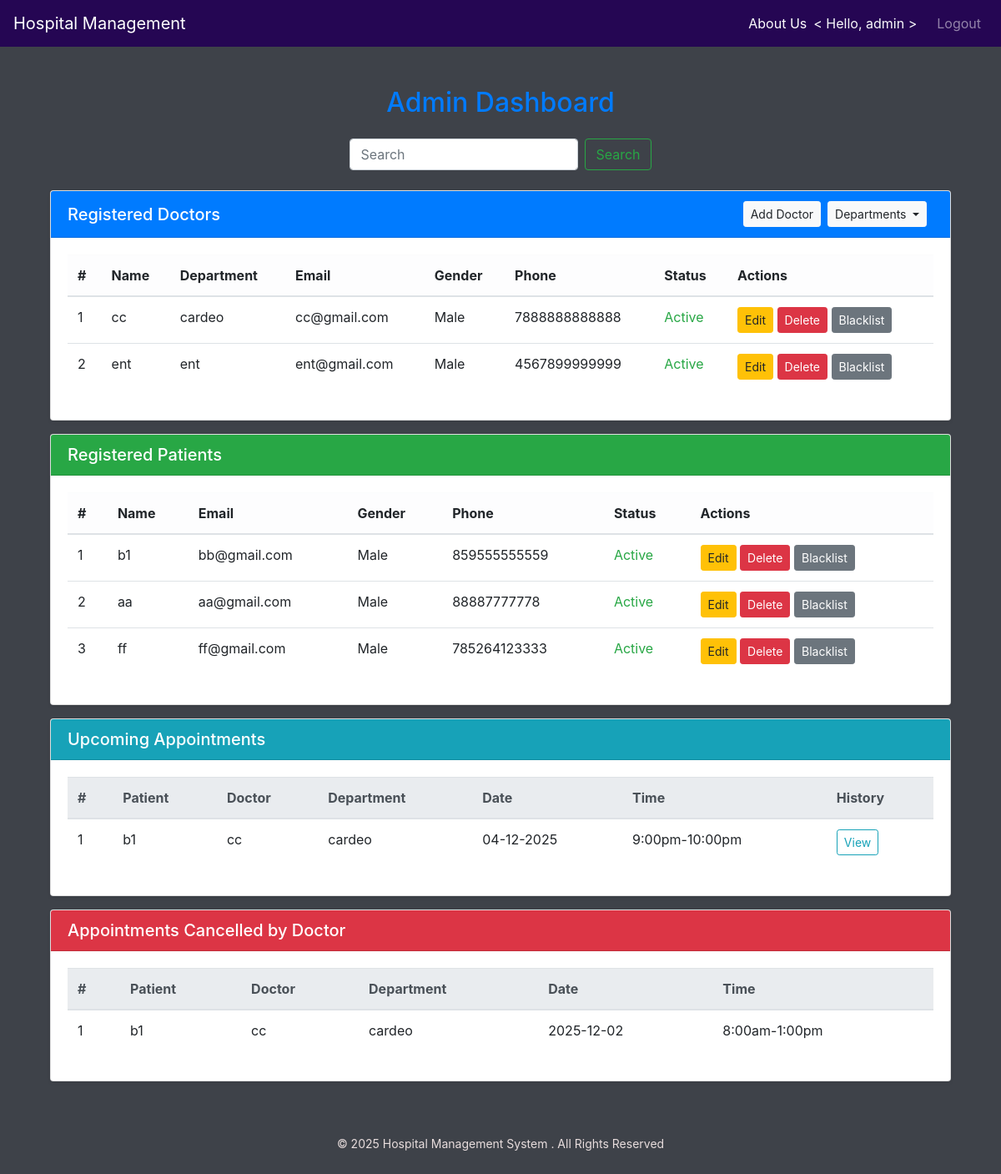
/admin_dash (signed in), run on the app's committed database.
### models.py (models this page shows)
class User(db.Model):
    __tablename__ = 'user'
    id = db.Column(db.Integer, primary_key=True)
    name = db.Column(db.String(50), nullable=False)
    email = db.Column(db.String(100), unique=True, nullable=False)
    password = db.Column(db.String(100), nullable=False)
    role = db.Column(db.String(20), nullable=False)
    phone = db.Column(db.String(15), unique=True)
    aadhar = db.Column(db.String(12), unique=True)
    address = db.Column(db.String(150))
    dob = db.Column(db.Date)
    created_at = db.Column(db.DateTime, default=datetime.utcnow)
    gender = db.Column(db.String(10))
    status = db.Column(db.String(20), default='active')
    experience = db.Column(db.String(100))
    bio = db.Column(db.Text())
    department_id = db.Column(
        db.Integer,
        db.ForeignKey('department.id', ondelete="CASCADE")
    )
    department = db.relationship("Department", back_populates="users")
    doctor_appointments = db.relationship(
        "Appointment",
        back_populates="doctor",
        foreign_keys="Appointment.doctor_id",
        cascade="all, delete-orphan"
    )
    patient_appointments = db.relationship(
        "Appointment",
        back_populates="patient",
        foreign_keys="Appointment.patient_id",
        cascade="all, delete-orphan"
    )
    prescriptions = db.relationship(
        "Prescription",
        back_populates="doctor",
        cascade="all, delete-orphan"
    )
    availabilities = db.relationship(
        "Availability",
        back_populates="doctor",
        cascade="all, delete-orphan"
    )

class Department(db.Model):
    __tablename__ = 'department'
    id = db.Column(db.Integer, primary_key=True)
    name = db.Column(db.String(50), nullable=False)
    description = db.Column(db.String(200))
    location = db.Column(db.String(100))
    created_at = db.Column(db.DateTime, default=datetime.utcnow)
    users = db.relationship(
        "User",
        back_populates="department",
        cascade="all, delete-orphan"
    )

class Appointment(db.Model):
    __tablename__ = 'appointment'
    id = db.Column(db.Integer, primary_key=True)
    date = db.Column(db.Date, nullable=False)
    created_at = db.Column(db.DateTime, default=datetime.utcnow)
    time = db.Column(db.String(50))
    status = db.Column(db.String(20), default='Pending')
    doctor_id = db.Column(
        db.Integer,
        db.ForeignKey('user.id', ondelete="CASCADE"),
        nullable=False
    )
    patient_id = db.Column(
        db.Integer,
        db.ForeignKey('user.id', ondelete="CASCADE"),
        nullable=False
    )
    doctor = db.relationship(
        "User",
        back_populates="doctor_appointments",
        foreign_keys=[doctor_id]
    )
    patient = db.relationship(
        "User",
        back_populates="patient_appointments",
        foreign_keys=[patient_id]
    )
    prescription = db.relationship(
        "Prescription",
        back_populates="appointment",
        uselist=False,
        cascade="all, delete-orphan"
    )

### app.py (the view)
@app.route('/admin_dash', methods=['GET','post'])
def admin_dash():
    if 'role' not in session or session['role'] != 'admin':
        flash("Unauthorized access! Please log in as an admin.", "danger")
        return redirect(url_for('login'))
    search_query = request.form.get('search', '').strip()
    if search_query:
        reg_doctor = (
            User.query
            .outerjoin(Department)
            .filter(
                User.role == 'doctor',
                or_(
                    User.name.ilike(f"%{search_query}%"),User.email.ilike(f"%{search_query}%"),
                    User.phone.ilike(f"%{search_query}%"),Department.name.ilike(f"%{search_query}%")
                )
            )
            .all()
        )
        if not reg_doctor:
            reg_doctor = User.query.filter_by(role='doctor').all()
    else:
        reg_doctor = User.query.filter_by(role='doctor').all()
    if search_query:
        reg_patient = User.query.filter(
            User.role == 'patient',
            or_(
                User.name.ilike(f"%{search_query}%"),User.email.ilike(f"%{search_query}%"),
                User.phone.ilike(f"%{search_query}%")
            )
        ).all()
        if not reg_patient:
            reg_patient = User.query.filter_by(role='patient').all()
    else:
        reg_patient = User.query.filter_by(role='patient').all()
    active_appointments = (
        Appointment.query
        .filter(Appointment.patient.has(status='active'))
        .filter(Appointment.doctor.has(status='active'))
        .filter(Appointment.status == "Pending")
        .filter(Appointment.status.notin_(["Cancelled"]))
        .order_by(Appointment.date.desc())
        .limit(20)
        .all()
    )
    appointments = []
    for appt in active_appointments:
        appointments.append({
            "id": appt.id,
            "patient_name": appt.patient.name if appt.patient else "Unknown",
            "doctor_name": appt.doctor.name if appt.doctor else "Unknown",
            "department": (
                appt.doctor.department.name
                if appt.doctor and appt.doctor.department
                else "General"
            ),
            "patient_id": appt.patient_id,
            "date": appt.date.strftime("%d-%m-%Y") if appt.date else "N/A",
            "time": appt.time if appt.time else "N/A"
        })
    cancelled_by_doctor = (
        Appointment.query
        .filter(Appointment.status == "Cancelled")
        .order_by(Appointment.date.desc())
        .all()
    )
    departments = Department.query.order_by(Department.name.asc()).all()
    return render_template(
        'admin_dash.html',
        reg_patient=reg_patient,
        reg_doctor=reg_doctor,
        departments=departments,
        appointments=appointments,
        cancelled_by_doctor=cancelled_by_doctor
    )

### templates/admin_dash.html (shortened to what this page needs)
{% extends 'base.html' %}
{% block content %}
<div class="container mt-4 mb-5">
  <h2 class="text-center mb-4 text-primary fw-bold">Admin Dashboard</h2>
  <div class="d-flex justify-content-center mb-4">
    <form class="form-inline my-2 my-lg-0" method="POST" action="{{ url_for('admin_dash') }}">
      <input class="form-control mr-sm-2" type="search" name="search" placeholder="Search" aria-label="Search">
      <button class="btn btn-outline-success my-2 my-sm-0" type="submit">Search</button>
    </form>
  </div>
  <div class="card shadow-sm mb-3">
    <div class="card-header bg-primary text-white d-flex justify-content-between align-items-center">
      <h5 class="mb-0">Registered Doctors</h5>
      <div class="d-flex align-items-center">
        <a href="{{ url_for('add_doctor') }}" class="btn btn-light btn-sm mr-2">Add Doctor</a>
        <div class="dropdown mr-2">
          <a class="btn btn-light btn-sm dropdown-toggle" href="#" role="button" data-toggle="dropdown">
            Departments
          </a>
        </div>
      </div>
    </div>
    <div class="card-body">
      {% if reg_doctor %}
      <table class="table">
        <thead class="table-light">
          <tr>
            <th>#</th>
            <th>Name</th>
            <th>Department</th>
            <th>Email</th>
            <th>Gender</th>
            <th>Phone</th>
            <th>Status</th>
            <th>Actions</th>
          </tr>
        </thead>
        <tbody>
          {% for d in reg_doctor %}
          <tr>
            <td>{{ loop.index }}</td>
            <td>{{ d.name }}</td>
            <td>
              {% if d.department %}
                {{ d.department.name }}
              {% else %}
                <span class="badge bg-secondary">Not Assigned</span>
              {% endif %}
            </td>
            <td>{{ d.email }}</td>
            <td>{{ d.gender }}</td>
            <td>{{ d.phone }}</td>
            <td>
              {% if d.status == 'blacklisted' %}
                <span class="text-danger fw-bold">Blacklisted</span>
              {% else %}
                <span class="text-success fw-bold">Active</span>
              {% endif %}
            </td>
            <td>
              <a href="{{ url_for('edit_doctor', id=d.id) }}" class="btn btn-sm btn-warning">Edit</a>
              <a href="{{ url_for('delete_doctor', id=d.id) }}"
                 class="btn btn-sm btn-danger"
                 onclick="return confirm('Are you sure you want to delete this doctor?');">Delete</a>
              {% if d.status == 'blacklisted' %}
                <a href="{{ url_for('unblacklist_doctor', id=d.id) }}" class="btn btn-sm btn-success">Unblacklist</a>
              {% else %}
                <a href="{{ url_for('blacklist_doctor', id=d.id) }}" class="btn btn-sm btn-secondary">Blacklist</a>
              {% endif %}
            </td>
          </tr>
          {% endfor %}
        </tbody>
      </table>
      {% else %}
        <p class="text-center text-muted">No doctors found.</p>
      {% endif %}
    </div>
  </div>
  <div class="card shadow-sm mb-3">
    <div class="card-header bg-success text-white">
      <h5 class="mb-0">Registered Patients</h5>
    </div>
    <div class="card-body">
      {% if reg_patient %}
      <table class="table">
        <thead class="table-light">
          <tr>
            <th>#</th>
            <th>Name</th>
            <th>Email</th>
            <th>Gender</th>
            <th>Phone</th>
            <th>Status</th>
            <th>Actions</th>
          </tr>
        </thead>
        <tbody>
          {% for p in reg_patient %}
          <tr>
            <td>{{ loop.index }}</td>
            <td>{{ p.name }}</td>
            <td>{{ p.email }}</td>
            <td>{{ p.gender }}</td>
            <td>{{ p.phone }}</td>
            <td>
              {% if p.status == 'blacklisted' %}
                <span class="text-danger fw-bold">Blacklisted</span>
              {% else %}
                <span class="text-success fw-bold">Active</span>
              {% endif %}
            </td>
            <td>
              <a href="{{ url_for('edit_patient', id=p.id) }}" class="btn btn-sm btn-warning">Edit</a>
              <a href="{{ url_for('delete_patient', id=p.id) }}"
                 class="btn btn-sm btn-danger"
                 onclick="return confirm('Are you sure you want to delete this patient?');">Delete</a>
              {% if p.status == 'blacklisted' %}
                <a href="{{ url_for('unblacklist_patient', id=p.id) }}" class="btn btn-sm btn-success">Unblacklist</a>
              {% else %}
                <a href="{{ url_for('blacklist_patient', id=p.id) }}" class="btn btn-sm btn-secondary">Blacklist</a>
              {% endif %}
            </td>
          </tr>
          {% endfor %}
        </tbody>
      </table>
      {% else %}
        <p class="text-center text-muted">No patients found.</p>
      {% endif %}
    </div>
  </div>
  <div class="card shadow-sm mb-3">
    <div class="card-header bg-info text-white">
      <h5 class="mb-0">Upcoming Appointments</h5>
    </div>
    <div class="card-body">
      {% if appointments %}
      <table class="table">
        <thead class="thead-light">
          <tr>
            <th>#</th>
            <th>Patient</th>
            <th>Doctor</th>
            <th>Department</th>
            <th>Date</th>
            <th>Time</th>
            <th>History</th>
          </tr>
        </thead>
        <tbody>
          {% for a in appointments %}
          <tr>
            <td>{{ loop.index }}</td>
            <td>{{ a.patient_name }}</td>
            <td>{{ a.doctor_name }}</td>
            <td>{{ a.department }}</td>
            <td>{{ a.date }}</td>
            <td>{{ a.time }}</td>
            <td>
              <a href="{{ url_for('view_history', patient_id=a.patient_id) }}"
                 class="btn btn-sm btn-outline-info">View</a>
            </td>
          </tr>
          {% endfor %}
        </tbody>
      </table>
      {% else %}
        <p class="text-center text-muted">No upcoming appointments.</p>
      {% endif %}
    </div>
  </div>
  <div class="card shadow-sm mb-3">
    <div class="card-header bg-danger text-white">
      <h5 class="mb-0">Appointments Cancelled by Doctor</h5>
    </div>
    <div class="card-body">
      {% if cancelled_by_doctor %}
      <table class="table">
        <thead class="thead-light">
          <tr>
            <th>#</th>
            <th>Patient</th>
            <th>Doctor</th>
            <th>Department</th>
            <th>Date</th>
            <th>Time</th>
          </tr>
        </thead>
        <tbody>
          {% for c in cancelled_by_doctor %}
          <tr>
            <td>{{ loop.index }}</td>
            <td>{{ c.patient.name }}</td>
            <td>{{ c.doctor.name }}</td>
            <td>{{ c.doctor.department.name }}</td>
            <td>{{ c.date }}</td>
            <td>{{ c.time }}</td>
          </tr>
          {% endfor %}
        </tbody>
      </table>
      {% else %}
        <p class="text-center text-muted">No cancelled appointments.</p>
      {% endif %}
    </div>
  </div>
</div>
{% endblock %}

### templates/base.html (shortened to what this page needs)
<!doctype html>
<html lang="en">
  <head>
    <link rel="stylesheet" href="https://cdn.jsdelivr.net/npm/bootstrap@4.6.2/dist/css/bootstrap.min.css">
  </head>
  <body>
    <nav class="navbar navbar-expand-lg navbar-dark bg-dark">
      <a class="navbar-brand" href="{{ url_for('index') }}">Hospital Management</a>
      <div class="collapse navbar-collapse" id="navbarText">
        <ul class="navbar-nav ml-auto">
          <li class="nav-item active">
            <a class="nav-link" href="{{url_for('about')}}">About Us <span class="sr-only">(current)</span></a>
          </li>
          {% if session.get('user_id') %}
            <li class="nav-item">
              <span class="navbar-text text-light mr-3">
                < Hello,  {{ session.get('f_name') }} >
              </span>
            </li>
            <li class="nav-item">
              <a class="nav-link" href="{{ url_for('logout') }}">Logout</a>
            </li>
          {% endif %}
        </ul>
      </div>
    </nav>
    <div class="container mt-5">
      {% block content %}{% endblock %}
    </div>
    <footer class="text-center br-2 mt-4 mb-4 pt-3 pb-3">
    © 2025 Hospital Management System . All Rights Reserved
    </footer>
  </body>
</html>

### templates/base.html (style rules this page uses)
body { background-color: #3e4249ff; }
.navbar { background-color: #250653ff!important; }
footer { color: #e8ddddff; font-size: 14px; }

### data on the page
User: name "cc", department.name "cardeo", email "cc@gmail.com", gender "Male", phone "7888888888888", status "Active", doctor_name "cc"
User: name "ent", department.name "ent", email "ent@gmail.com", gender "Male", phone "4567899999999", status "Active"
User: name "b1", email "bb@gmail.com", gender "Male", phone "859555555559", status "Active", patient_name "b1"
User: name "aa", email "aa@gmail.com", gender "Male", phone "88887777778", status "Active"
User: name "ff", email "ff@gmail.com", gender "Male", phone "785264123333", status "Active"
Department: department "cardeo"
Appointment: time "9:00pm-10:00pm"
Appointment: patient.name "b1", doctor.name "cc", doctor.department.name "cardeo", date "2025-12-02", time "8:00am-1:00pm"

### other printed values
{{ session.get('f_name') }} "admin"
{{ a.date }} "04-12-2025"
